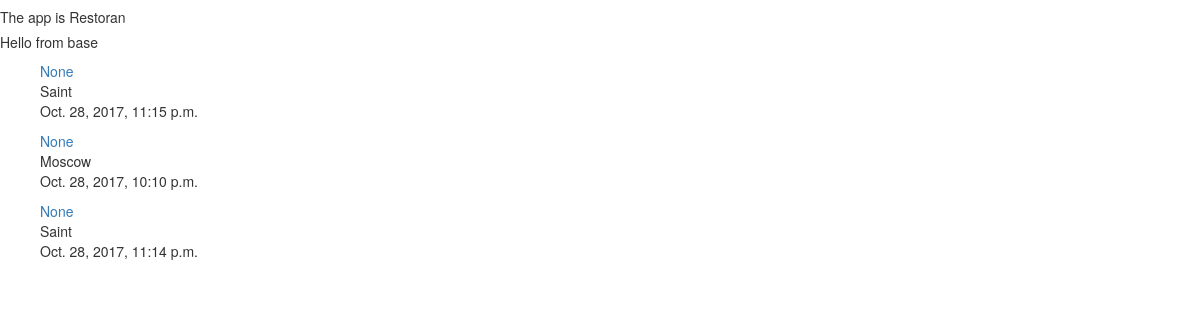
The app's page /restoran/, older data.
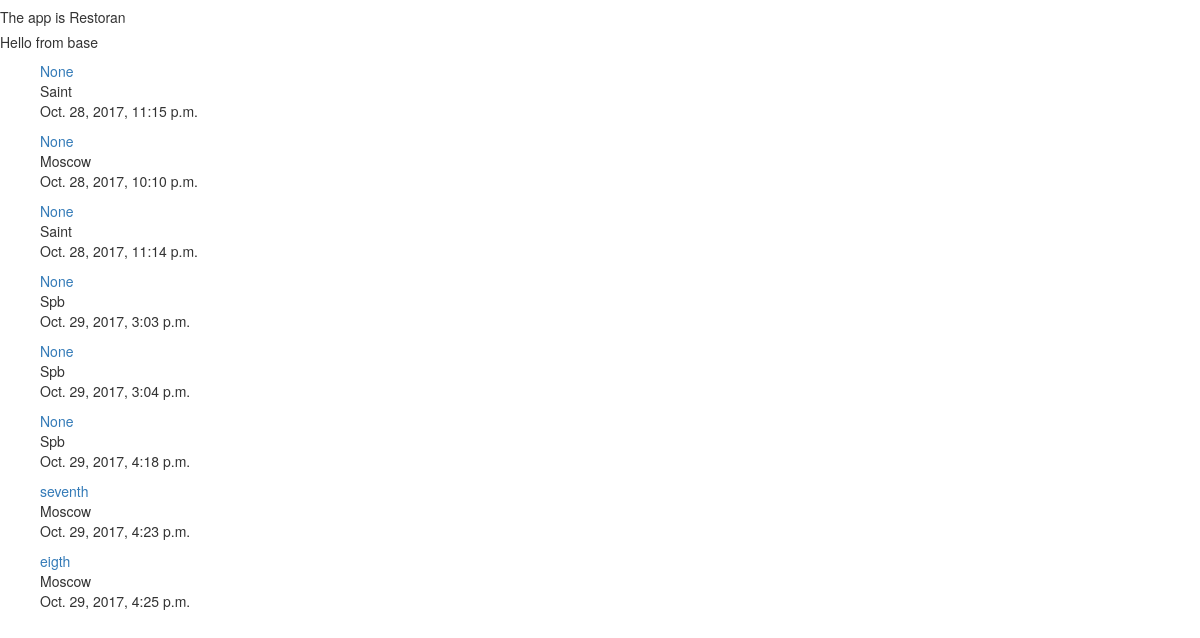
The same page, newer data.
### restoran/models.py (models this page shows, shortened)
class Restorant(models.Model):
    name = models.CharField(max_length=120)
    location = models.CharField(max_length=120, null=True, blank=True)
    category = models.CharField(max_length=120, null=True, blank=True)
    timestamp = models.DateTimeField(auto_now_add=True)
    update = models.DateTimeField(auto_now=True)
    slug = models.SlugField(null=True, blank=True)

### restoran/views.py (the view)
# urls.py: url(r'^restoran/$', views.RestoranListView.as_view()),
class RestoranListView(ListView):
    queryset = Restorant.objects.all()  # use object_list as list in templates
    template_name = 'restoran/home.html'

### templates/restoran/home.html
{% extends 'restoran/base.html' %}
{% block main %}
    <h5>Hello from base</h5>
    {% for item in object_list %}
        <ul>
            <il>
                <a href="/restoran/{{ item.slug }}/">{{ item.slug }}</a></br>
                {{ item.location }} </br>
                {{ item.update }}
            </il>
        </ul>
    {% endfor %}
{% endblock %}

### templates/restoran/base.html (shortened to what this page needs)
<!DOCTYPE html>
<html lang="en">
<head>
</head>
{% include 'snippet/css.html' %}
<body>
<p> <h5>The app is Restoran</h5> </p>
{% block main %}
{% endblock %}
</body>
</html>

### templates/snippet/css.html (shortened to what this page needs)
<link rel="stylesheet" href="https://maxcdn.bootstrapcdn.com/bootstrap/3.3.7/css/bootstrap.min.css"
>
<link rel="stylesheet" href="https://maxcdn.bootstrapcdn.com/bootstrap/3.3.7/css/bootstrap-theme.min.css"
>

Row changes from the older to the newer data that the page shows:
added Restorant: slug "None", location "Spb", update "Oct. 29, 2017, 3:03 p.m."
added Restorant: slug "None", location "Spb", update "Oct. 29, 2017, 3:04 p.m."
added Restorant: slug "None", location "Spb", update "Oct. 29, 2017, 4:18 p.m."
added Restorant: slug "seventh", location "Moscow", update "Oct. 29, 2017, 4:23 p.m."
added Restorant: slug "eigth", location "Moscow", update "Oct. 29, 2017, 4:25 p.m."
